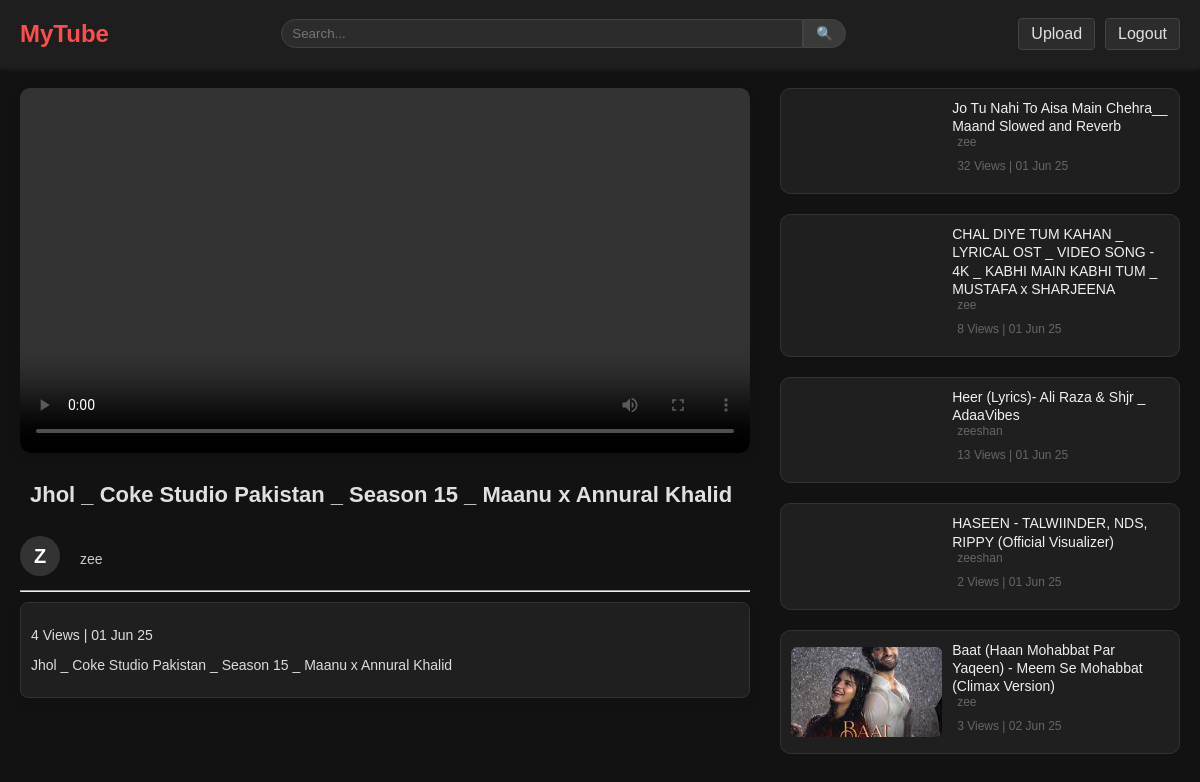
The app's page /play/2 (signed in) with its own data.
### youtube_app/models.py (models this page shows, shortened)
class Upload(models.Model):
    title = models.CharField(max_length=200)
    desc = models.TextField(null=True, blank=True)
    video = models.FileField(upload_to='videos')
    thumbnail = models.ImageField(upload_to='thumbnail', null=True, blank=True)
    views = models.IntegerField(default=0)
    date = models.DateTimeField(auto_now_add=True)
    user = models.ForeignKey(User, on_delete=models.CASCADE)

### youtube_app/views.py (the view)
# urls.py: path('play/<int:id>', play, name='play'),
@login_required
def play(request, id):
    video = get_object_or_404(Upload, id=id)
    video.views+=1
    video.save()
    videos = Upload.objects.exclude(id=id)
    users = User.objects.all()
    return render(request, 'view.html', {'video':video, 'videos':videos, 'users':users})

### youtube_app/templates/view.html (shortened to what this page needs)
{% extends "base.html" %}
{% block content %}
<div class="page-grid">
  <div class="player-section">
    <video class="player-video" controls autoplay poster="{% if video.thumbnail %}{{ video.thumbnail.url }}{% endif %}">
      <source src="{{ video.video.url }}" type="video/mp4">
    </video>
    <h2 class="player-video-title">{{ video.title }}</h2>
    <div class="user">
      <div class="avatar-circle">
        {{ video.user.username|slice:":1"|upper }}
      </div>
      <p class="player-video-user">{{video.user.username}}</p>
    </div>
    <hr>
    <div class="player-video-desc">
      <p>{{video.views}} Views | {{video.date|date:'d M y'}}</p>
      <p>{{ video.desc }}</p>
    </div>
  </div>
  <div class="sidebar-section">
  {% for vid in videos %}
    {% if vid.id != video.id %}
    <a href="{% url 'play' vid.id %}">
      <div class="suggestion-card">
        <video class="suggestion-thumb" poster="{% if vid.thumbnail %}{{ vid.thumbnail.url }}{% endif %}" muted>
          <source src="{{ vid.video.url }}" type="video/mp4">
        </video>
        <div class="suggestion-content">
          <div class="suggestion-title">{{ vid.title }}</div>
          <div class="details">
            <p>{{vid.user.username}}</p>
            <p>{{vid.views}} Views | {{vid.date|date:'d M y'}}</p>
          </div>
        </div>
      </div>
    </a>
    {% endif %}
  {% endfor %}
</div>
{% endblock %}

### static/style.css (style rules this page uses)
body { margin: 0; font-family: Arial, sans-serif; }
body, html { margin: 0; padding: 0; max-width: 100vw; overflow-x: hidden; background-color: #121212; color: #e0e0e0; }
a { text-decoration: none; }
.details p { font-size: 12px; color: #666; padding: 0 5px 10px; margin: 0; }
.page-grid { display: grid; grid-template-columns: 4fr 1fr; gap: 30px; padding: 20px; max-width: 1200px; margin: auto; justify-content: space-around; }
.player-section { flex: 2; }
.player-video { width: 100%; border-radius: 10px; box-shadow: 0 4px 12px rgba(0, 0, 0, 0.1); }
.player-video-title { font-size: 22px; font-weight: 600; margin-top: 15px; padding: 10px; }
.player-video-user { font-size: 14px; color: #555; margin: 5px 0; padding: 10px; }
.player-video-desc { box-shadow: 0 4px 12px rgba(0, 0, 0, 0.1); background-color: #1f1f1f; color: #ddd; border: 1px solid #333; padding: 10px; border-radius: 8px; margin-top: 10px; margin-bottom: 10px; font-size: 14px; }
.suggestion-card { max-width: 100%; width: 400px; display: flex; flex-direction: row; align-items: center; border-radius: 10px; overflow: hidden; gap: 10px; padding: 10px; transition: box-shadow 0.2s ease; box-sizing: border-box; background-color: #1f1f1f; color: #ddd; border: 1px solid #333; }
.suggestion-thumb { width: 40%; height: auto; max-height: 90px; object-fit: cover; border-radius: 6px; flex-shrink: 0; }
.suggestion-title { font-size: 14px; font-weight: 500; color: #f0f0f0; line-height: 1.3; }
.suggestion-content { display: flex; flex-direction: column; justify-content: center; }
.sidebar-section { display: flex; flex-direction: column; gap: 20px; }
.avatar-circle { width: 40px; height: 40px; background-color: #333; color: white; font-weight: bold; font-size: 20px; text-align: center; line-height: 40px; border-radius: 50%; margin-right: 10px; }
.user { display: flex; }
.user p { font-size: 14px; color: #ccc; }
img, video { max-width: 100%; height: auto; }

### records on screen
Upload: title "Jhol _ Coke Studio Pakistan _ Season 15 _ Maanu x Annural Khalid", user.username "Z", user.username "zee", views "4", date "01 Jun 25", desc "Jhol _ Coke Studio Pakistan _ Season 15 _ Maanu x Annural Khalid"
Upload: title "Jo Tu Nahi To Aisa Main Chehra__ Maand Slowed and Reverb", user.username "zee", views "32", date "01 Jun 25"
Upload: title "CHAL DIYE TUM KAHAN _ LYRICAL OST _ VIDEO SONG - 4K _ KABHI MAIN KABHI TUM _ MUSTAFA x SHARJEENA", user.username "zee", views "8", date "01 Jun 25"
Upload: title "Heer (Lyrics)- Ali Raza & Shjr _ AdaaVibes", user.username "zeeshan", views "13", date "01 Jun 25"
Upload: title "HASEEN - TALWIINDER, NDS, RIPPY (Official Visualizer)", user.username "zeeshan", views "2", date "01 Jun 25"
Upload: title "Baat (Haan Mohabbat Par Yaqeen) - Meem Se Mohabbat (Climax Version)", user.username "zee", views "3", date "02 Jun 25"
